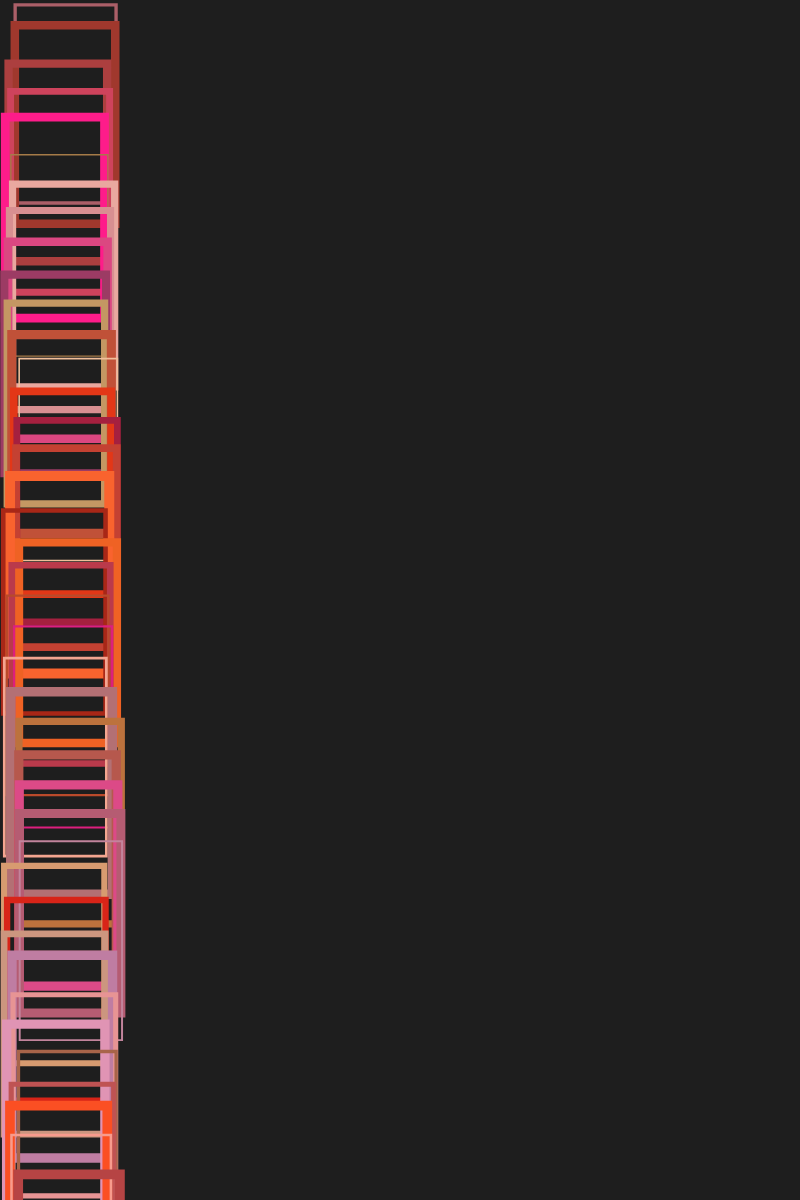
Frame 1 (no input)
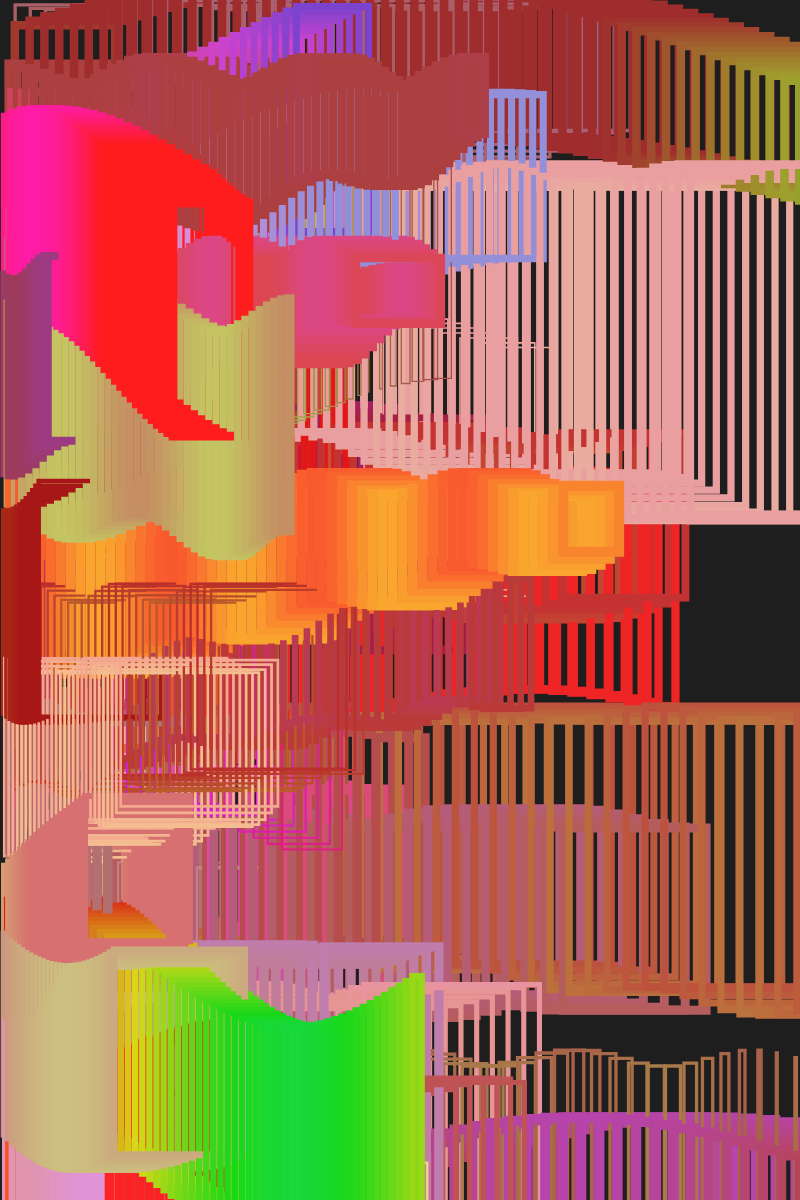
Frame 60 (no input)
Frame 120 (the mouse pressed at the canvas centre since frame 60): identical to frame 60, image omitted

The p5.js sketch that drew these frames (run headless with seeded random() and noise() and a simulated clock; from frame 60 on, the mouse is pressed at the canvas centre):

// p5.js sketch
// ── sketch.js


let objs = [];
let baseHue = 0;

function setup() {
  createCanvas(800, 1200);
  background(30);

  for (let i = 0; i < 40; i++) {
    objs[i] = new NYObject(0, 30 * i);
  }

  baseHue = random(0, 360);
}

function draw() {

  for (let i = 0; i < 40; i++) {
    objs[i].draw();
  }
}

class NYObject {
  constructor(_x, _y) {
    this.xPos = _x;
    this.yPos = _y;

    this.moveSpeed = random(3, 20);

    this.moveAngle = random(0, 360);
    this.angleAdd = random(1, 40);

    this.rectWidth = 100;
    this.rectHeight = 200;

    this.shapeAddX = random(-3, 3);
    this.shapeAddY = random(-3, 3);

    this.hue = baseHue + random(-30, 30);
    if (this.hue > 360)
      this.hue -= 360;
    else if (this.hue < 0)
      this.hue += 360;

    this.sat = random(30, 90);
    this.brightness = random(60, 100);

    this.brushSize = random(1, 10);

    this.life = random(10, 60);
  }

  draw() {
    this.moveAngle += this.angleAdd;
    this.xPos = this.xPos + this.moveSpeed;
    this.yPos += sin(radians(this.moveAngle)) * 5;

    this.rectWidth -= this.shapeAddX;
    this.rectHeight -= this.shapeAddY;

    this.life -= 1;

    this.hue += sin(radians(this.moveAngle)) * 5;

    if (this.life > 0) {
      colorMode(HSB);
      noFill();
      stroke(this.hue, this.sat, this.brightness);
      strokeWeight(this.brushSize);
      rect(this.xPos, this.yPos, this.rectWidth, this.rectHeight);
    }
  }
}
